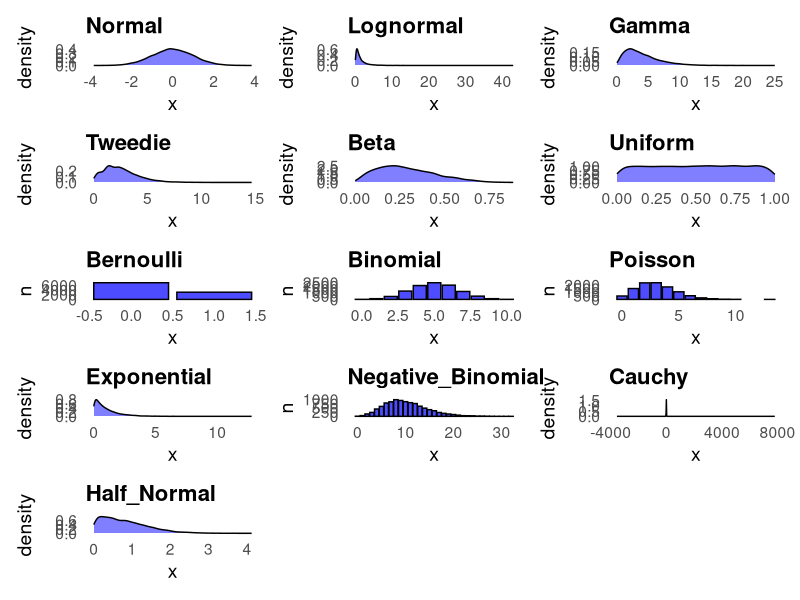

The R source for this figure:
# Load required libraries
library(ggplot2)
library(dplyr)
library(patchwork)

# Set seed for reproducibility
set.seed(123)

# Define distributions and types
distributions <- list(
  Normal = list(data = rnorm(10000), type = "continuous"),
  Lognormal = list(data = rlnorm(10000, meanlog = 0, sdlog = 1), type = "continuous"),
  Gamma = list(data = rgamma(10000, shape = 2, scale = 2), type = "continuous"),
  Tweedie = list(data = rgamma(10000, shape = 1.5, scale = 1) + rpois(10000, lambda = 1), type = "continuous"),
  Beta = list(data = rbeta(10000, shape1 = 2, shape2 = 5), type = "continuous"),
  Uniform = list(data = runif(10000), type = "continuous"),
  Bernoulli = list(data = rbinom(10000, size = 1, prob = 0.3), type = "discrete"),
  Binomial = list(data = rbinom(10000, size = 10, prob = 0.5), type = "discrete"),
  Poisson = list(data = rpois(10000, lambda = 3), type = "discrete"),
  Exponential = list(data = rexp(10000, rate = 1), type = "continuous"),
  Negative_Binomial = list(data = rnbinom(10000, size = 10, prob = 0.5), type = "discrete"),
  Cauchy = list(data = rcauchy(10000), type = "continuous"),
  Half_Normal = list(data = abs(rnorm(10000)), type = "continuous")
)

# Create plots
plot_list <- lapply(names(distributions), function(name) {
  dist <- distributions[[name]]
  df <- data.frame(x = dist$data)
  
  if (dist$type == "continuous") {
    ggplot(df, aes(x)) +
      geom_density(color = "black", fill = "blue", alpha = 0.5) +
      labs(title = name) +
      theme_minimal(base_size = 14) +
      theme(
        plot.title = element_text(size = 16, face = "bold"),
        panel.grid = element_blank()
      )
  } else {
    df_count <- df %>% count(x)
    ggplot(df_count, aes(x = x, y = n)) +
      geom_col(fill = "blue", color = "black", alpha = 0.7) +
      labs(title = name) +
      theme_minimal(base_size = 14) +
      theme(
        plot.title = element_text(size = 16, face = "bold"),
        panel.grid = element_blank()
      )
  }
})

# Combine all plots
wrap_plots(plotlist = plot_list, ncol = 3)
